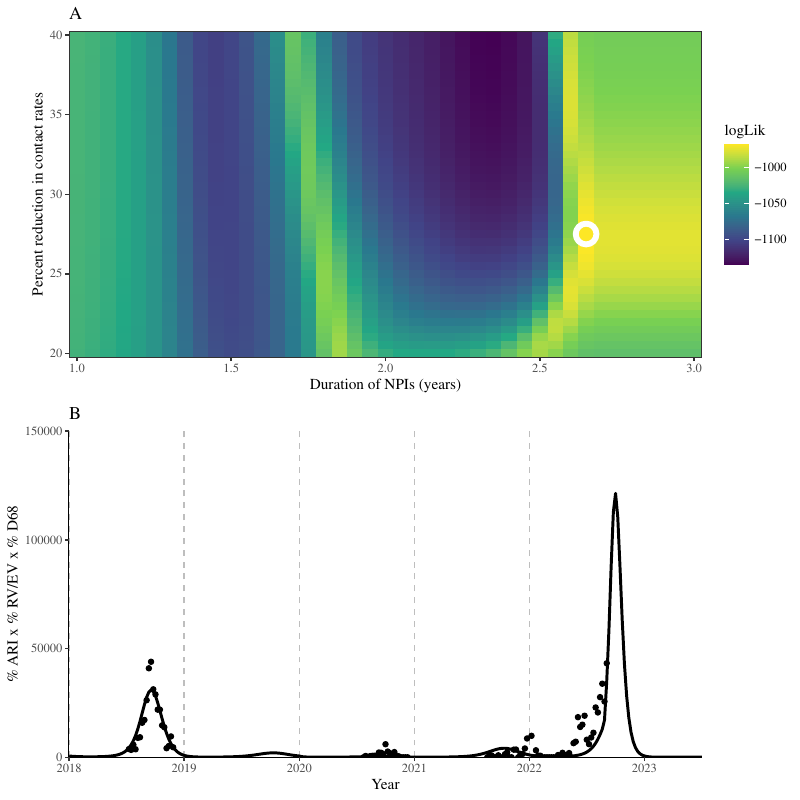

Write the R code that produced this figure.
library(ggplot2); theme_set(theme_bw(base_family = "Times"))
library(tidyr)
library(dplyr)
library(egg)

load("../data_processed/data_processed_d68_nvsn.rda")
load("../fit/fit_npi_simple.rda")
load("../fit/fit_nonpi.rda")

fit_nonpi_best <- fit_nonpi %>%
    filter(logLik==max(logLik))

fit_npi_simple_summary <- fit_npi_simple %>%
    group_by(reduction, duration) %>%
    summarize(
        logLik=unique(logLik)
    )

g1 <- ggplot(fit_npi_simple_summary) +
    geom_tile(aes(duration, 100*reduction, fill=logLik)) +
    geom_point(data=filter(ungroup(fit_npi_simple_summary), logLik==max(logLik)), aes(duration, 100*reduction),
               color="white", size=5, shape=1, stroke=3) +
    scale_x_continuous("Duration of NPIs (years)", expand=c(0, 0)) +
    scale_y_continuous("Percent reduction in contact rates", expand=c(0, 0)) +
    scale_fill_viridis_c() +
    ggtitle("A")

fit_npi_simple_best <- fit_npi_simple %>%
    filter(logLik==max(logLik))

g2 <- ggplot(fit_npi_simple_best) +
    geom_vline(xintercept=2018:2022, col="gray", lty=2) +
    geom_line(aes(time/52-24+2018, c(NA, diff(C))*fit_nonpi_best$scale[1]), lwd=1) +
    geom_point(data=data_processed_d68_nvsn, aes(year+week/52, proxy)) +
    scale_x_continuous("Year", limits=c(2018, 2023.5), expand=c(0, 0),
                       breaks=2018:2023) +
    scale_y_continuous("% ARI x % RV/EV x % D68", limits=c(0, 150000), expand=c(0, 0)) +
    ggtitle("B") +
    theme(
        panel.grid = element_blank(),
        panel.border = element_blank(),
        axis.line = element_line()
    )

gcomb <- ggarrange(g1, g2, nrow=2, draw=FALSE)

ggsave("figure_fit_npi_simple.pdf", gcomb, width=8, height=8)
